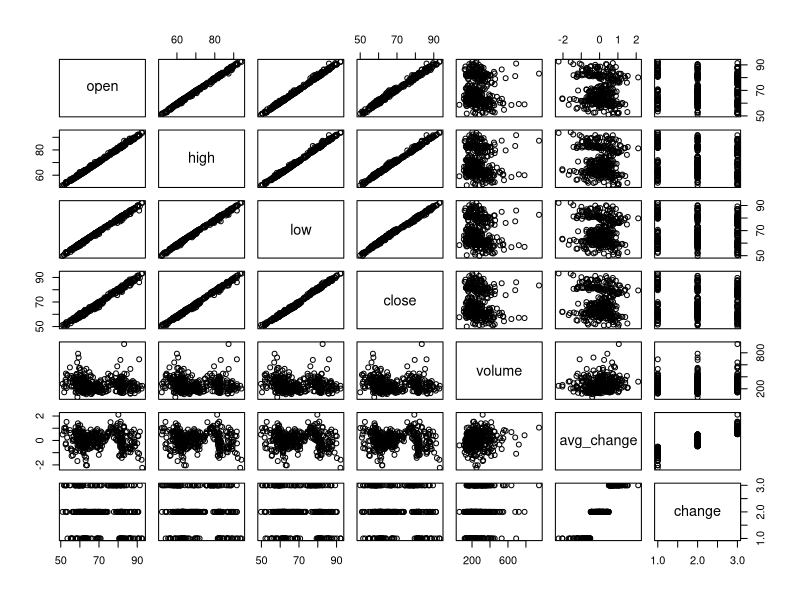

Generate this figure with R: (Note: this script raises an error after producing the figure.)
## ---- chunk 1
knitr::opts_chunk$set(echo = TRUE)
library(e1071)
## ---- chunk 2
tysonData = read.csv('tyson15.csv')
attach(tysonData)
# set up data frame
tysonDataFrame = data.frame(open=price.open, high=price.high,
        low=price.low, close=price.adjusted,volume= volume/10000, avg_change=avgChange, change =Change )
head(tysonDataFrame)
remove(tysonData)

## ---- chunk 3
plot(tysonDataFrame)
## ---- chunk 4
x <- subset(tysonDataFrame[1:377, ], select = -change)
y <- tysonDataFrame[1:377, ]$change
model1 <- svm(x, y) 

print(model1)
summary(model1)
## ---- chunk 5
pred <- predict(model1, x)

# Check accuracy:
table(pred, y)
## ---- chunk 6
# compute decision values and probabilities:
pred <- predict(model1, x, decision.values = TRUE)
attr(pred, "decision.values")[1:6,]

# visualize (classes by color, SV by crosses):
plot(cmdscale(dist(tysonDataFrame[,-7])),
     col = as.integer(tysonDataFrame[,7]),xlab="normalized X", ylab = "$ change",
     pch = c("o","+")[1:150 %in% model1$index + 1])
legend('bottomleft',c('data','prediction'),pch=c('0','+'))
grid()

     
## ---- chunk 7
pctTrain=0.70
nObs = length(x[,1])
nTrain = round(pctTrain*nObs,0)
TrainSetIndex = 1:nTrain

# or ?
#TrainSetIndex = sample(1:nObs, nTrain)
## ---- chunk 8
# first the training set

XtrainSet = tysonDataFrame[TrainSetIndex,-7]
YtrainSet = tysonDataFrame$change[TrainSetIndex]
## ---- chunk 9
model2 <- svm(XtrainSet, YtrainSet) 

print(model2)
summary(model2)
## ---- chunk 10
XtestSet = tysonDataFrame[(nTrain:nObs),-7]
YtestSet = tysonDataFrame$change[nTrain:nObs]
## ---- chunk 11
pred2 <- predict(model2, XtestSet)
# And the accuracy..

table(pred2, YtestSet)
## ---- chunk 12
stockTuned <- tune.svm(XtrainSet, YtrainSet, gamma = 2^(-1:1), cost = 2^(-1:4))

summary(stockTuned)
plot(stockTuned)
## ---- chunk 13
#use optimized parameters... 
model3 <- svm(XtrainSet, YtrainSet, gamma=0.5, cost=4 ) 

print(model3)
summary(model3)
## ---- chunk 14


pred3 <- predict(model3, XtestSet)
# And the accuracy..

table(pred3, YtestSet)

## ---- chunk 15
knitr::include_graphics("TSN1 Price.jpeg")
# Read CSV into R
MyData <- read.csv(file="tyson15.csv", header=TRUE, sep=",")
print(MyData)

